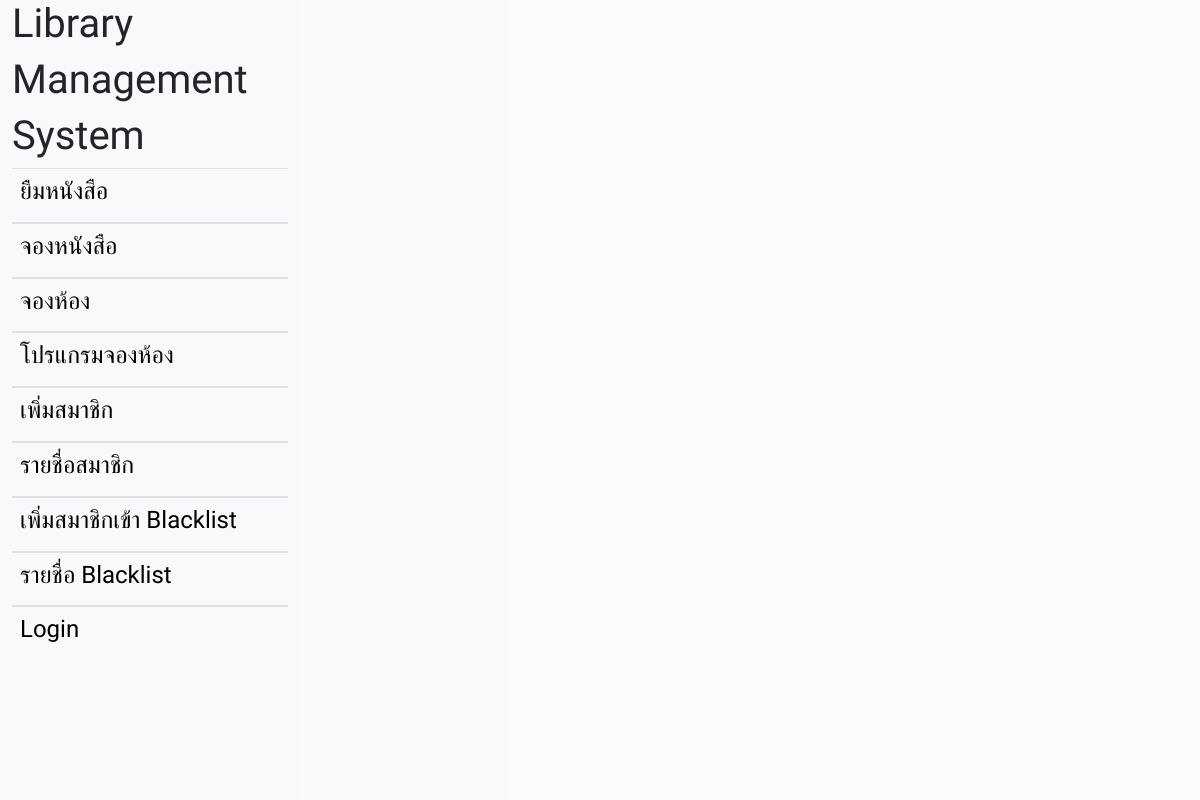
The page /blacklist.php on the database as committed earlier.
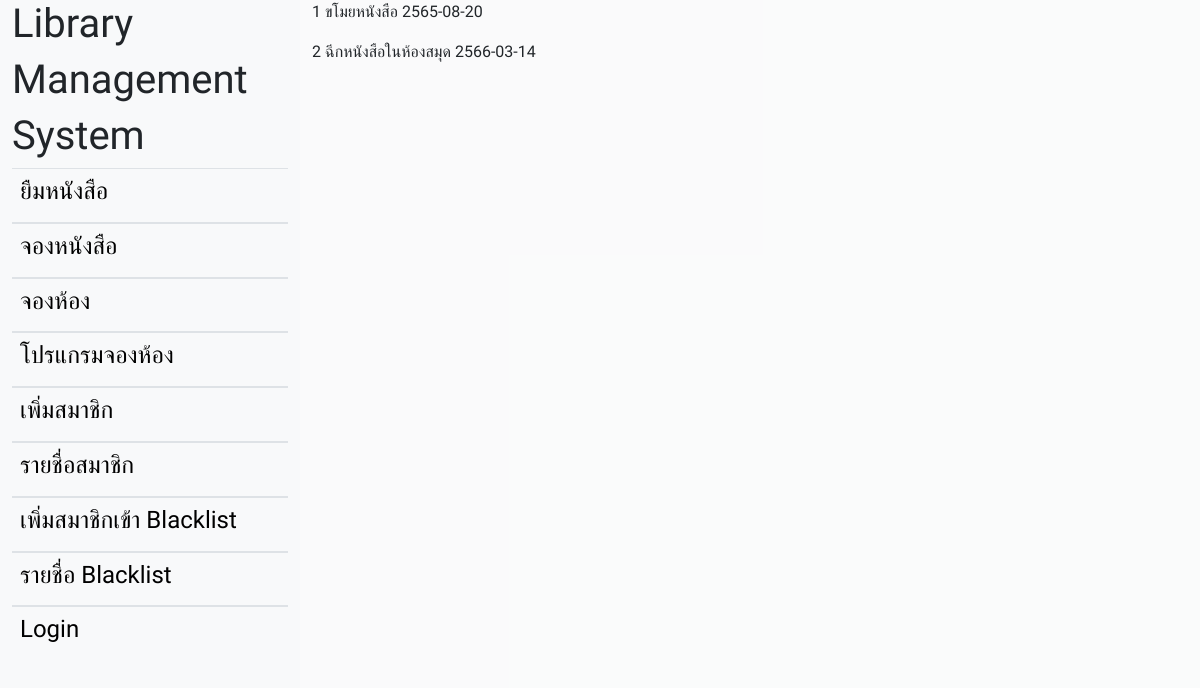
The same page on the database as committed later.
### tables this page shows
CREATE TABLE `Blacklist` (
  `BL_ID` integer(10),
  `Member_ID` integer(10) NOT NULL,
  `Cause_Blacklist` varchar(255) NOT NULL,
  `Start_Date` date NOT NULL,
  `End_Date` date NOT NULL,
  PRIMARY KEY (`BL_ID`),
  KEY `BL_memberid_FK` (`Member_ID`),
  CONSTRAINT `BL_memberid_FK` FOREIGN KEY (`Member_ID`) REFERENCES `Member` (`Member_ID`) ON DELETE CASCADE
)  AUTO_INCREMENT=3;

### blacklist.php (the view, shortened to what this page needs)
<?php
    require 'connection.php';
    $sql = "SELECT * FROM blacklist";
    $result = mysqli_query($con,$sql);
?>
<div class="container-fluid side-bar">
    <div class="row side-bar">
    <?php
    include('navbar.php');
  ?>
    <div class="col bg-light bg-opacity-75">
    <?php while($row = mysqli_fetch_array($result)){?>
        <p><?php echo $row['Member_ID']; ?>
        <?php echo $row['Cause_Blacklist']; ?>
        <?php echo $row['End_Date'];?>
        </p>
        <?php
    }?>
    </div>
    </div>
</div>

Rows that differ between the two databases and show on the page:
added blacklist: Member_ID "1", Cause_Blacklist "ขโมยหนังสือ", End_Date "2565-08-20"
added blacklist: Member_ID "2", Cause_Blacklist "ฉีกหนังสือในห้องสมุด", End_Date "2566-03-14"
